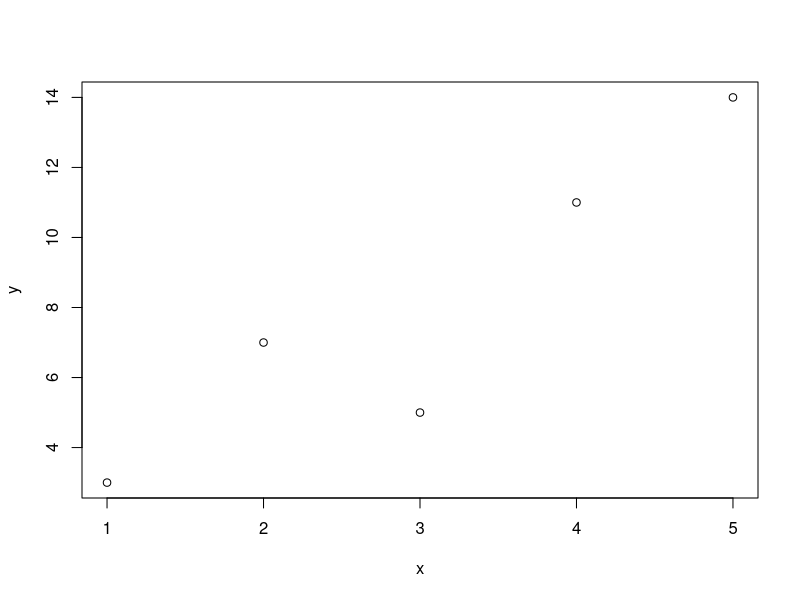
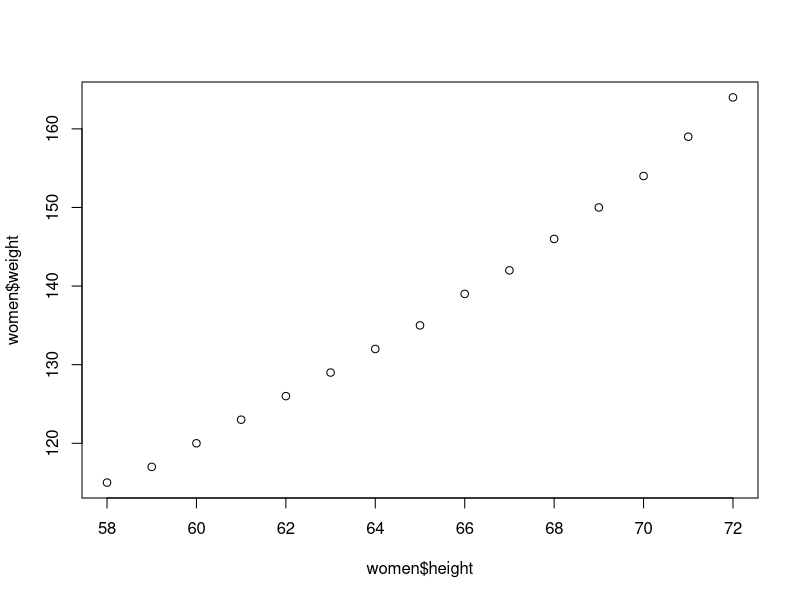
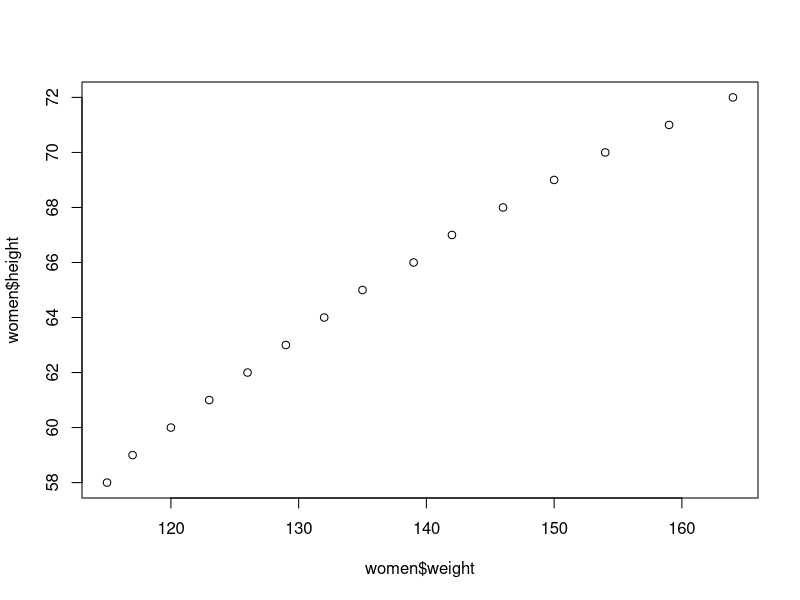

Write the R code that produced these figures, in order.
x=c(1,2,3,4,5)
y=c(3,7,5,11,14)

plot(x,y)

cor(x,y)

lm1=lm(y~x)
coef(lm1)

fitted.values(lm1)
residuals(lm1)

summary(lm1)
anova(lm1)
summary(lm1)

predict(lm1, data.frame(x=7))

lm2=lm(y~0+x)
summary(lm2)


women

plot(women$height,women$weight)
cov(women$height,women$weight)
cor(women$height,women$weight) #high positive correlation

lm3=lm(weight~height,data=women)

coef(lm3)

summary(lm3)

fitted.values(lm3)
anova(lm3)
predict(lm3,data.frame(height=c(50,55,73,75)))

plot(women$weight,women$height)
cor(women$weight,women$height)

lm4=lm(height~weight,data=women)

summary(lm4)
anova(lm4)

predict(lm4,data.frame(weight=c(60)))

stackloss

lm5=lm(stack.loss~Air.Flow + Water.Temp + Acid.Conc., data=stackloss)

summary(lm5)
coef(lm5)

lm5=lm(stack.loss~Air.Flow + Water.Temp, data=stackloss)
summary(lm5)
coef(lm5)

mtcars

lm6=lm(mpg~cyl+disp+hp+drat+wt+qsec+vs+am+gear+carb,data = mtcars)

summary(lm6)
coef(lm6)

lm61=lm(mpg~disp+hp+drat+wt+qsec+vs+am+gear+carb,data = mtcars)

summary(lm61)
coef(lm61)

lm62=lm(mpg~disp+hp+drat+wt+qsec+am+gear+carb,data = mtcars)

summary(lm62)
coef(lm62)


lm63=lm(mpg~disp+hp+drat+wt+qsec+am,data = mtcars)

summary(lm63)
coef(lm63)

lm63=lm(mpg~disp+hp+wt+qsec+am+gear,data = mtcars)

summary(lm63)
coef(lm63)

lm63=lm(mpg~disp+hp+drat+wt+qsec+am,data = mtcars)

summary(lm63)
coef(lm63)

lm63=lm(mpg~disp+hp+wt+qsec+am,data = mtcars)

summary(lm63)
coef(lm63)

lm63=lm(mpg~+hp+wt+qsec+am,data = mtcars)

summary(lm63)
coef(lm63)

lm63=lm(mpg~hp+qsec+am,data = mtcars)

summary(lm63)
coef(lm63)

lm63=lm(mpg~+hp+am,data = mtcars)

summary(lm63)
coef(lm63)

model8=lm(mpg ~ wt+qsec+am, data=mtcars)
summary(model8)

model9=lm(mpg ~ 0+wt+qsec+am, data=mtcars)
summary(model9)



